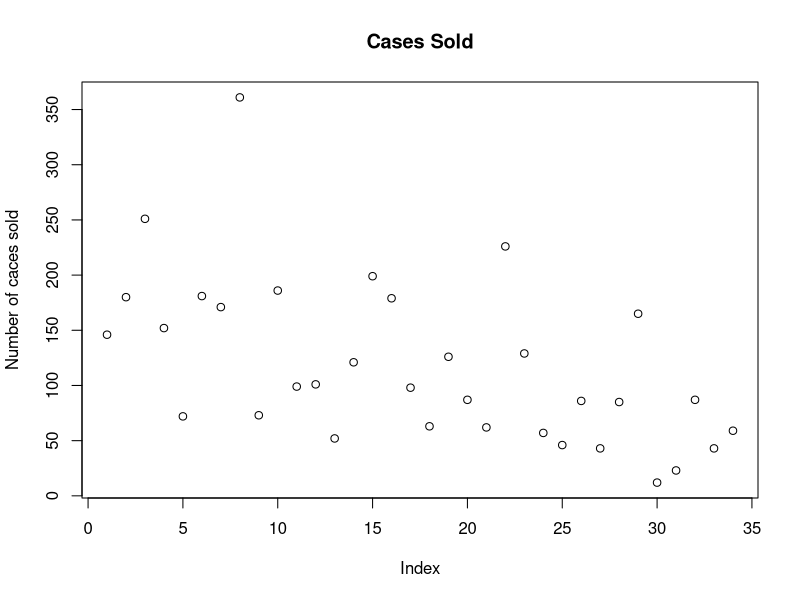

Write R code to recreate this figure. (Note: this script raises an error after producing the figure.)
# ==========================================
#               Problem 2
# ==========================================

spanish_data <- read.csv("STA4222/Data/spanish.csv")
head(spanish_data)

# ================= Part A ===================
population_size <- 72
sample_size <- 10

goining_on_trip <- sum(spanish_data$trip == 1)
goining_on_trip

##  2a estimate the total number of students planing a trip
t_hat <- population_size / sample_size * goining_on_trip
t_hat

t_bar <- t_hat / population_size
t_bar

unique(spanish_data$class)

m1 <- sum(spanish_data[which(spanish_data$class == 34 & spanish_data$trip == 1), 3])
m2 <- sum(spanish_data[which(spanish_data$class == 65 & spanish_data$trip == 1), 3])
m3 <- sum(spanish_data[which(spanish_data$class == 60 & spanish_data$trip == 1), 3])
m4 <- sum(spanish_data[which(spanish_data$class == 69 & spanish_data$trip == 1), 3])
m5 <- sum(spanish_data[which(spanish_data$class == 68 & spanish_data$trip == 1), 3])
m6 <- sum(spanish_data[which(spanish_data$class == 20 & spanish_data$trip == 1), 3])
m7 <- sum(spanish_data[which(spanish_data$class == 47 & spanish_data$trip == 1), 3])
m8 <- sum(spanish_data[which(spanish_data$class == 23 & spanish_data$trip == 1), 3])
m9 <- sum(spanish_data[which(spanish_data$class == 4 & spanish_data$trip == 1), 3])
m10 <- sum(spanish_data[which(spanish_data$class == 39 & spanish_data$trip == 1), 3])

total <- sum(m1, m2, m3, m4, m5, m6, m7, m8, m9, m10)
total

n <- 10
##  calculate s^2
s_squard <- ((1 / (n - 1)) *
    (((m1 - t_bar)^2) + ((m2 - t_bar)^2) +
        ((m3 - t_bar)^2) + ((m4 - t_bar)^2) +
        ((m5 - t_bar)^2) + ((m6 - t_bar)^2) +
        ((m7 - t_bar)^2) + ((m8 - t_bar)^2) +
        ((m9 - t_bar)^2) + ((m10 - t_bar)^2))
)
s_squard
# standard error
error <- population_size * sqrt((1 - n / population_size) * (s_squard / n))
error

##  2a confidence interval 
ci_1 <- (t_hat - 1.96 * (error))
ci_2 <- (t_hat + 1.96 * (error))
ci <- c(ci_1, ci_2)
ci

# ================= Part B ===================
m1 <- length(spanish_data[which(spanish_data$class == 34), 2])
m2 <- length(spanish_data[which(spanish_data$class == 65), 2])
m3 <- length(spanish_data[which(spanish_data$class == 60), 2])
m4 <- length(spanish_data[which(spanish_data$class == 69), 2])
m5 <- length(spanish_data[which(spanish_data$class == 68), 2])
m6 <- length(spanish_data[which(spanish_data$class == 20), 2])
m7 <- length(spanish_data[which(spanish_data$class == 47), 2])
m8 <- length(spanish_data[which(spanish_data$class == 23), 2])
m9 <- length(spanish_data[which(spanish_data$class == 4), 2])
m10 <- length(spanish_data[which(spanish_data$class == 39), 2])

total_m <- sum(m1, m2, m3, m4, m5, m6, m7, m8, m9, m10)
total_m

y1 <- mean(spanish_data[which(spanish_data$class == 34), 2])
y2 <- mean(spanish_data[which(spanish_data$class == 65), 2])
y3 <- mean(spanish_data[which(spanish_data$class == 60), 2])
y4 <- mean(spanish_data[which(spanish_data$class == 69), 2])
y5 <- mean(spanish_data[which(spanish_data$class == 68), 2])
y6 <- mean(spanish_data[which(spanish_data$class == 20), 2])
y7 <- mean(spanish_data[which(spanish_data$class == 47), 2])
y8 <- mean(spanish_data[which(spanish_data$class == 23), 2])
y9 <- mean(spanish_data[which(spanish_data$class == 4), 2])
y10 <- mean(spanish_data[which(spanish_data$class == 39), 2])

total_y <- sum(y1, y2, y3, y4, y5, y6, y7, y8, y9, y10)
total_y

t1 <- m1 * y1
t2 <- m2 * y2
t3 <- m3 * y3
t4 <- m4 * y4
t5 <- m5 * y5
t6 <- m6 * y6
t7 <- m7 * y7
t8 <- m8 * y8
t9 <- m9 * y9
t10 <- m10 * y10

total_t <- sum(t1, t2, t3, t4, t5, t6, t7, t8, t9, t10)
total_t

# 2b estimated mean
y_bar <- ((total_t) / total_m)
y_bar

m1_2 <- ((m1^2) * ((y1 - y_bar)^2))
m1_2
m2_2 <- ((m2^2) * (y2 - y_bar)^2)
m3_2 <- ((m3^2) * (y3 - y_bar)^2)
m4_2 <- ((m4^2) * (y4 - y_bar)^2)
m5_2 <- ((m5^2) * (y5 - y_bar)^2)
m6_2 <- ((m6^2) * (y6 - y_bar)^2)
m7_2 <- ((m7^2) * (y7 - y_bar)^2)
m8_2 <- ((m8^2) * (y8 - y_bar)^2)
m9_2 <- ((m9^2) * (y9 - y_bar)^2)
m10_2 <- ((m10^2) * (y10 - y_bar)^2)

total_m_2 <- sum(m1_2, m2_2, m3_2, m4_2, m5_2, m6_2, m7_2, m8_2, m9_2, m10_2)
total_m_2

m_bar <- total_m / sample_size

##  standard error
error_2 <- sqrt(((1 - (sample_size) / (population_size)) *
    (1 / ((sample_size) * ((m_bar)^2))) *
    ((total_m_2) / (sample_size - 1))))
error_2

##  confidence interval for part 2b
ci2_1 <- (y_bar - 1.96 * (error_2))
ci2_2 <- (y_bar + 1.96 * (error_2))
ci2 <- c(ci2_1, ci2_2)
ci2

# ==========================================
#               Problem 3
# ==========================================

n <- 6
population_size <- 45

y1 <- c(146, 180, 251, 152, 72, 181, 171, 361, 73, 186)
y2 <- c(99, 101, 52, 121)
y3 <- c(199, 179, 98, 63, 126, 87, 62)
y4 <- c(226, 129, 57, 46, 86, 43, 85, 165)
y5 <- c(12, 23)
y6 <- c(87, 43, 59)

a <- c(y1, y2, y3, y4, y5, y6)
plot(a, main="Cases Sold",
        xlab="Index",
        ylab="Number of caces sold")

M1 <- length(y1)
M2 <- length(y2)
M3 <- length(y3)
M4 <- length(y4)
M5 <- length(y5)
M6 <- length(y6)
M <- c(M1, M2, M3, M4, M5, M6)


m1 <- 52
m2 <- 19
m3 <- 37
m4 <- 39
m5 <- 8
m6 <- 14
m_total <- sum(m1, m2, m3, m4, m5, m6)

t1 <- sum(y1)
t2 <- sum(y2)
t3 <- sum(y3)
t4 <- sum(y4)
t5 <- sum(y5)
t6 <- sum(y6)
t <- c(t1, t2, t3, t4, t5, t6)

x1_bar <- mean(y1)
x2_bar <- mean(y2)
x3_bar <- mean(y3)
x4_bar <- mean(y4)
x5_bar <- mean(y5)
x6_bar <- mean(y6)

sd1 <- sd(y1)
sd2 <- sd(y2)
sd3 <- sd(y3)
sd4 <- sd(y4)
sd5 <- sd(y5)
sd6 <- sd(y6)

t1_hat <- m1 * x1_bar
t2_hat <- m2 * x2_bar
t3_hat <- m3 * x3_bar
t4_hat <- m4 * x4_bar
t5_hat <- m5 * x5_bar
t6_hat <- m6 * x6_bar
t_total <- sum(t1_hat, t2_hat, t3_hat, t4_hat, t5_hat, t6_hat)

##  question 9 the unbiased estimate for the total number of cases sold
t_hat <- (population_size / n) * (t_total)
t_hat

##  question 11 the average number of cases sold
xbar_hat <- t_total / m_total
xbar_hat

##  question 12 standard error y bar 
ybar.r <- sum(t) / sum(M)
ybar.r

se.ybar.r <- sqrt((1 - n / N)
* sum((t - M * ybar.r)^2)
    / ((n - 1) * sum(M)^2 / n))
se.ybar.r
